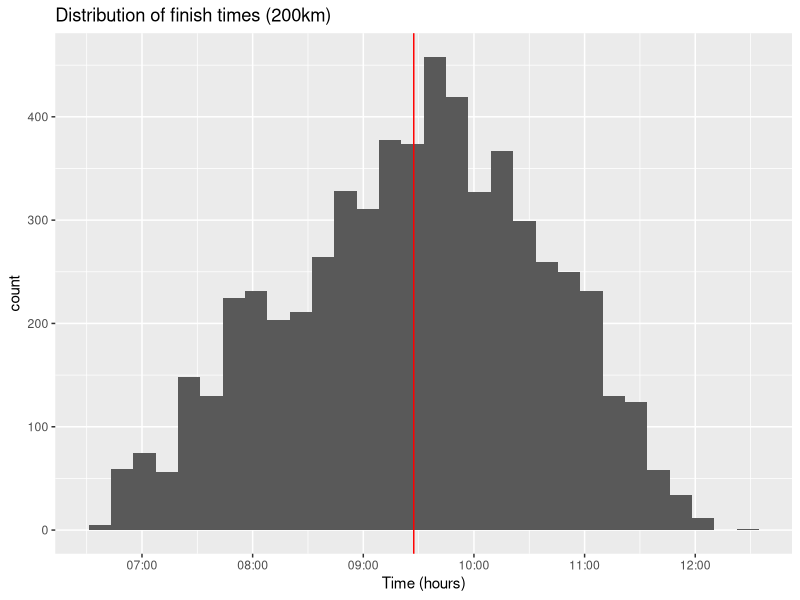
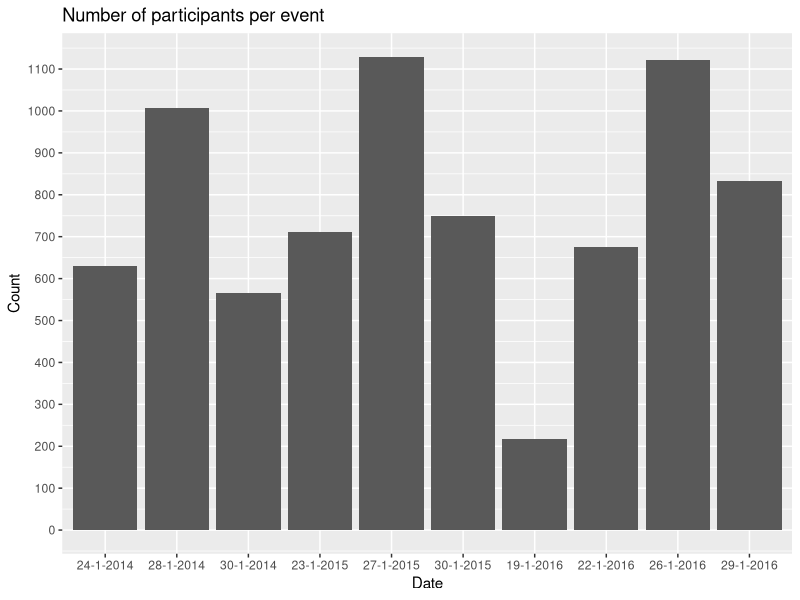

These figures' R source, in order: (Note: this script raises an error after producing the figures.)
## ---- chunk 1
# Load all of the packages that I need.

# Notice that the parameter "echo" was set to FALSE for this code chunk.
# This prevents the code from displaying in the knitted HTML output.

library(ggplot2)
library(plyr)
## ---- chunk 2
# Load the Data, combine the two datasets and print some basics
weissensee <-read.csv("data/weissensee_results.csv", header=TRUE, sep = ";") 
str(weissensee)
# add year variable for ease of use
weissensee$Year = as.numeric(format(as.POSIXct(weissensee$Date, format='%d-%m-%Y'), format="%Y"))
## ---- chunk 3
#finish time 200km
weissensee200km <- weissensee[as.numeric(as.matrix(weissensee$Distance)) == 200.0, ]
weissensee200km$TimeFormatted  <- as.POSIXct(strptime(weissensee200km$Time, format="%H:%M:%S"))
weissensee200km$Year = as.numeric(format(as.POSIXct(weissensee200km$Date, format='%d-%m-%Y'), format="%Y"))
weissensee200km$nTime <- difftime(strptime(weissensee200km$Time,"%H:%M:%S"),
                     strptime("00:00:00","%H:%M:%S"), units="secs")
#average,sd
average <- format(.POSIXct(mean(weissensee200km$nTime),tz="GMT"), "%H:%M:%S")
sd <- format(.POSIXct(sd(weissensee200km$nTime),tz="GMT"), "%H:%M:%S")
sprintf("Average: %s, standard deviation: %s", average, sd)

ggplot(data = weissensee200km, aes(x=TimeFormatted)) + geom_histogram() + 
  ggtitle("Distribution of finish times (200km)") + xlab('Time (hours)') + 
  ylab('count') + geom_vline(xintercept=as.numeric(mean(weissensee200km$TimeFormatted))[1], colour = "red")
## ---- chunk 4
# plot participate count in events
df <- count(weissensee, "Date")
#change order of levels in order to plot dates in right order
df$Date2 <- as.POSIXct(df$Date, format='%d-%m-%Y')
df$Date <- factor(df$Date, levels = df$Date[order(df$Date2)])
ggplot(data = df) + geom_histogram(aes(x=Date, y=freq), stat="identity") + 
scale_y_continuous(breaks = seq(0, 1200, 100)) + 
ggtitle("Number of participants per event") + xlab('Date') + ylab('Count')
## ---- chunk 5
#country
ggplot(data = weissensee, aes(x=Country)) + geom_histogram() + 
  scale_y_log10() + ggtitle("Country of residence of participants") + 
  xlab('Country') + ylab('count (log scale)')
summary(weissensee$Country) 
## ---- chunk 6
#Distance
ggplot(data = weissensee, aes(x=as.factor(Distance))) + geom_histogram() +
  scale_y_sqrt() + ggtitle("Distribution of completed distance") + 
  xlab('Distance') + ylab('count (sqrt scale)') + 
  scale_x_discrete(breaks = seq(100, 200, 10))
summary(weissensee$Distance)
## ---- chunk 7
# finish times per year
ggplot(data = weissensee200km, aes(x=factor(Year), y=TimeFormatted)) + 
  geom_jitter(alpha=0.1) + geom_boxplot(alpha=0.1) + 
  ggtitle("Finish time (200km) per year") + xlab('Year') + ylab('Time (hours)')

#average finish time per year
weissensee$nTime <- difftime(strptime(weissensee$Time,"%H:%M:%S"),
                     strptime("00:00:00","%H:%M:%S"), units="secs")
weissensee.means <- aggregate(weissensee$nTime, by=list(weissensee$Year), mean)
weissensee.means$Time <- format(.POSIXct(weissensee.means$x,tz="GMT"), "%H:%M:%S")
names(weissensee.means) <- c("Year", "x", "Average finish time")
weissensee.means[, c(1,3)]
## ---- chunk 8
weissensee_triple <- c()
weissensee2015 <- weissensee[weissensee$Year == 2015, ]
weissensee2015_200k <- weissensee2015[as.numeric(as.matrix(weissensee2015$Distance)) == 200.0, ]
names <- unique(weissensee2015_200k$Name)
for(i in 1:length(names)){
  name = names[i]
  temp <- weissensee2015_200k[weissensee2015_200k$Name == name, ]
  if(nrow(temp) == 3){
    weissensee_triple <- rbind(weissensee_triple, temp)
  }
}
#length(unique(weissensee_triple$Name))
ggplot(data = weissensee_triple, aes(x=factor(EventId), y=Time, color=Name)) + 
  geom_point() + geom_line(aes(group=Name)) + scale_x_discrete(labels=c("23-1-15","27-1-15","30-1-15")) + 
  xlab('Date') + ylab('Finish time')
